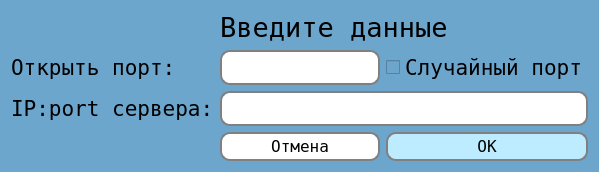
<?xml version="1.0" encoding="UTF-8"?>
<ui version="4.0">
 <class>Dialog</class>
 <widget class="QDialog" name="Dialog">
  <property name="geometry">
   <rect>
    <x>0</x>
    <y>0</y>
    <width>404</width>
    <height>124</height>
   </rect>
  </property>
  <property name="windowTitle">
   <string>Подключение</string>
  </property>
  <property name="windowIcon">
   <iconset>
    <normaloff>icon.png</normaloff>icon.png</iconset>
  </property>
  <property name="autoFillBackground">
   <bool>false</bool>
  </property>
  <property name="styleSheet">
   <string notr="true">background-color: rgb(108, 166, 205);</string>
  </property>
  <layout class="QGridLayout" name="gridLayout">
   <item row="4" column="0">
    <widget class="QLabel" name="label_ip_port">
     <property name="font">
      <font>
       <family>Fixedsys</family>
       <pointsize>16</pointsize>
      </font>
     </property>
     <property name="text">
      <string>IP:port сервера:</string>
     </property>
    </widget>
   </item>
   <item row="3" column="1">
    <widget class="QLineEdit" name="port_edit">
     <property name="enabled">
      <bool>true</bool>
     </property>
     <property name="sizePolicy">
      <sizepolicy hsizetype="Minimum" vsizetype="Fixed">
       <horstretch>0</horstretch>
       <verstretch>0</verstretch>
      </sizepolicy>
     </property>
     <property name="font">
      <font>
       <family>Hobo Std</family>
       <pointsize>12</pointsize>
      </font>
     </property>
     <property name="styleSheet">
      <string notr="true">background-color: rgb(255, 255, 255);
border: 2px solid gray;
border-radius: 10px;
padding: 3 8px;</string>
     </property>
    </widget>
   </item>
   <item row="5" column="2">
    <widget class="QPushButton" name="button_ok">
     <property name="palette">
      <palette>
       <active>
        <colorrole role="Button">
         <brush brushstyle="SolidPattern">
          <color alpha="255">
           <red>189</red>
           <green>235</green>
           <blue>255</blue>
          </color>
         </brush>
        </colorrole>
        <colorrole role="Base">
         <brush brushstyle="SolidPattern">
          <color alpha="255">
           <red>189</red>
           <green>235</green>
           <blue>255</blue>
          </color>
         </brush>
        </colorrole>
        <colorrole role="Window">
         <brush brushstyle="SolidPattern">
          <color alpha="255">
           <red>189</red>
           <green>235</green>
           <blue>255</blue>
          </color>
         </brush>
        </colorrole>
       </active>
       <inactive>
        <colorrole role="Button">
         <brush brushstyle="SolidPattern">
          <color alpha="255">
           <red>189</red>
           <green>235</green>
           <blue>255</blue>
          </color>
         </brush>
        </colorrole>
        <colorrole role="Base">
         <brush brushstyle="SolidPattern">
          <color alpha="255">
           <red>189</red>
           <green>235</green>
           <blue>255</blue>
          </color>
         </brush>
        </colorrole>
        <colorrole role="Window">
         <brush brushstyle="SolidPattern">
          <color alpha="255">
           <red>189</red>
           <green>235</green>
           <blue>255</blue>
          </color>
         </brush>
        </colorrole>
       </inactive>
       <disabled>
        <colorrole role="Button">
         <brush brushstyle="SolidPattern">
          <color alpha="255">
           <red>189</red>
           <green>235</green>
           <blue>255</blue>
          </color>
         </brush>
        </colorrole>
        <colorrole role="Base">
         <brush brushstyle="SolidPattern">
          <color alpha="255">
           <red>189</red>
           <green>235</green>
           <blue>255</blue>
          </color>
         </brush>
        </colorrole>
        <colorrole role="Window">
         <brush brushstyle="SolidPattern">
          <color alpha="255">
           <red>189</red>
           <green>235</green>
           <blue>255</blue>
          </color>
         </brush>
        </colorrole>
       </disabled>
      </palette>
     </property>
     <property name="font">
      <font>
       <family>Fixedsys</family>
       <pointsize>12</pointsize>
      </font>
     </property>
     <property name="styleSheet">
      <string notr="true">QPushButton
{
border: 2px solid gray;
border-radius: 10px;
padding: 3 8px;
background-color: rgb(189, 235, 255);
}
	</string>
     </property>
     <property name="text">
      <string>ОК</string>
     </property>
    </widget>
   </item>
   <item row="4" column="1" colspan="2">
    <layout class="QHBoxLayout" name="horizontalLayout" stretch="4">
     <item>
      <widget class="QLineEdit" name="ip_port_edit">
       <property name="font">
        <font>
         <family>Hobo Std</family>
         <pointsize>12</pointsize>
        </font>
       </property>
       <property name="styleSheet">
        <string notr="true">background-color: rgb(255, 255, 255);
border: 2px solid gray;
border-radius: 10px;
padding: 3 8px;</string>
       </property>
      </widget>
     </item>
    </layout>
   </item>
   <item row="5" column="1">
    <widget class="QPushButton" name="button_cancel">
     <property name="font">
      <font>
       <family>Fixedsys</family>
       <pointsize>12</pointsize>
      </font>
     </property>
     <property name="styleSheet">
      <string notr="true">QPushButton
{
border: 2px solid gray;
border-radius: 10px;
padding: 3 8px;
background: white;

}
</string>
     </property>
     <property name="text">
      <string>Отмена</string>
     </property>
    </widget>
   </item>
   <item row="3" column="0">
    <widget class="QLabel" name="label_port">
     <property name="font">
      <font>
       <family>Fixedsys</family>
       <pointsize>16</pointsize>
      </font>
     </property>
     <property name="text">
      <string>Открыть порт:</string>
     </property>
    </widget>
   </item>
   <item row="3" column="2">
    <widget class="QCheckBox" name="random_port_checkBox">
     <property name="font">
      <font>
       <family>Fixedsys</family>
       <pointsize>16</pointsize>
      </font>
     </property>
     <property name="styleSheet">
      <string notr="true"/>
     </property>
     <property name="text">
      <string>Случайный порт</string>
     </property>
    </widget>
   </item>
   <item row="0" column="1" colspan="2">
    <widget class="QLabel" name="heading_label">
     <property name="palette">
      <palette>
       <active>
        <colorrole role="Button">
         <brush brushstyle="SolidPattern">
          <color alpha="255">
           <red>108</red>
           <green>166</green>
           <blue>205</blue>
          </color>
         </brush>
        </colorrole>
        <colorrole role="Base">
         <brush brushstyle="SolidPattern">
          <color alpha="255">
           <red>108</red>
           <green>166</green>
           <blue>205</blue>
          </color>
         </brush>
        </colorrole>
        <colorrole role="Window">
         <brush brushstyle="SolidPattern">
          <color alpha="255">
           <red>108</red>
           <green>166</green>
           <blue>205</blue>
          </color>
         </brush>
        </colorrole>
       </active>
       <inactive>
        <colorrole role="Button">
         <brush brushstyle="SolidPattern">
          <color alpha="255">
           <red>108</red>
           <green>166</green>
           <blue>205</blue>
          </color>
         </brush>
        </colorrole>
        <colorrole role="Base">
         <brush brushstyle="SolidPattern">
          <color alpha="255">
           <red>108</red>
           <green>166</green>
           <blue>205</blue>
          </color>
         </brush>
        </colorrole>
        <colorrole role="Window">
         <brush brushstyle="SolidPattern">
          <color alpha="255">
           <red>108</red>
           <green>166</green>
           <blue>205</blue>
          </color>
         </brush>
        </colorrole>
       </inactive>
       <disabled>
        <colorrole role="Button">
         <brush brushstyle="SolidPattern">
          <color alpha="255">
           <red>108</red>
           <green>166</green>
           <blue>205</blue>
          </color>
         </brush>
        </colorrole>
        <colorrole role="Base">
         <brush brushstyle="SolidPattern">
          <color alpha="255">
           <red>108</red>
           <green>166</green>
           <blue>205</blue>
          </color>
         </brush>
        </colorrole>
        <colorrole role="Window">
         <brush brushstyle="SolidPattern">
          <color alpha="255">
           <red>108</red>
           <green>166</green>
           <blue>205</blue>
          </color>
         </brush>
        </colorrole>
       </disabled>
      </palette>
     </property>
     <property name="font">
      <font>
       <family>Fixedsys</family>
       <pointsize>20</pointsize>
      </font>
     </property>
     <property name="text">
      <string>Введите данные</string>
     </property>
    </widget>
   </item>
  </layout>
 </widget>
 <resources/>
 <connections/>
</ui>
